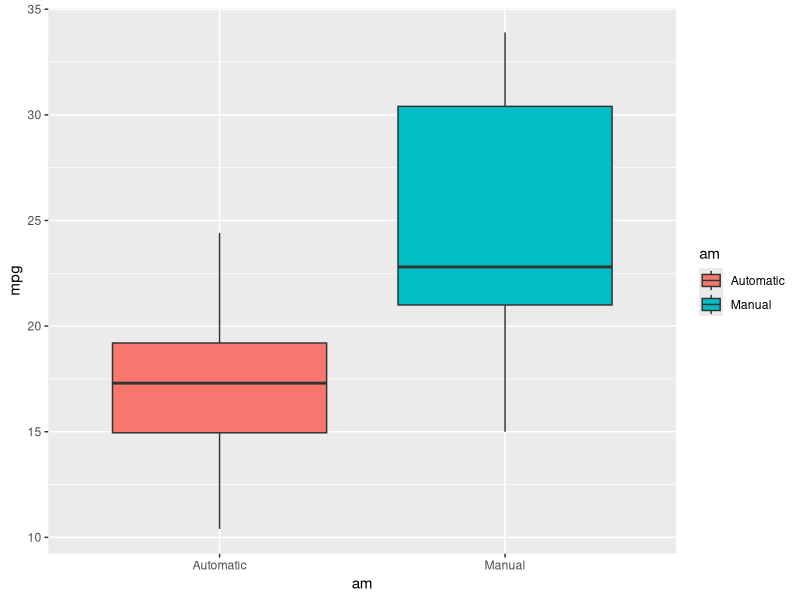
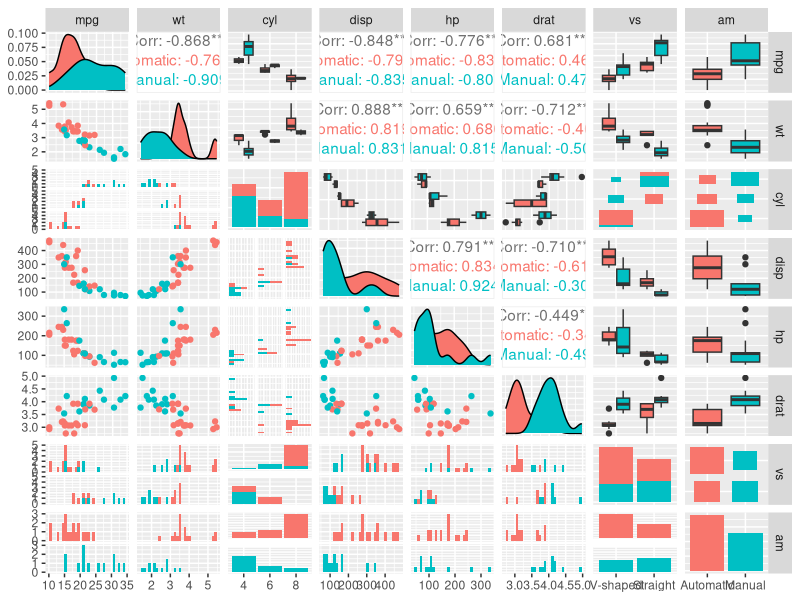
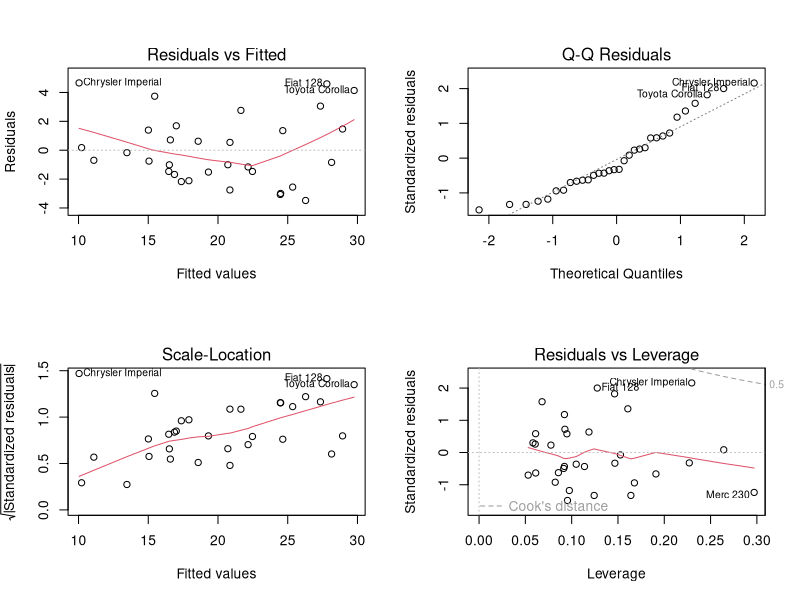

Write the R code that produced these figures, in order.
## ---- chunk 1
# Loading the required libraries from the start
library(datasets)
library(ggplot2)
library(GGally)
library(knitr)
## ---- chunk 2
# Extracting the data
data(mtcars)

# Getting all the correlations
corr_list <- cor(mtcars$mpg, mtcars)

# Converting the non-continuous variables to factor
# Converting am
mtcars$am <- as.factor(mtcars$am)
levels(mtcars$am) <- c("Automatic", "Manual")
# Converting vs
mtcars$vs <- as.factor(mtcars$vs)
levels(mtcars$vs) <- c("V-shaped", "Straight")
# Converting cyl
mtcars$cyl <- as.factor(mtcars$cyl)
# Converting gear
mtcars$gear <- as.factor(mtcars$gear)
## ---- chunk 3
# Showing info of the data
str(mtcars)
## ---- chunk 4
# Visualizing the first rows of data
kable(head(mtcars, 5))
## ---- chunk 5
# Plotting the relationship between the variables of interest
p1 <- ggplot(mtcars, aes(x=am, y=mpg))
p1 <- p1 + geom_boxplot(aes(fill = am))
p1
## ---- chunk 6
# Ordering the correlations and getting the highest-than-am ones
corr_list <- corr_list[,order(-abs(corr_list[1,]))]
corr_list
## ---- chunk 7
ind <- which(names(corr_list) == "am")
corr_var <- names(corr_list)[1:ind]
corr_var
## ---- chunk 8
# Figure 2
p2 <- ggpairs(data=mtcars[, corr_var],  mapping = ggplot2::aes(color = am))
p2
## ---- chunk 9
fit1 <- lm(mpg ~ am, mtcars)
summary(fit1)
## ---- chunk 10
fit_all <- lm(mpg ~ ., data=mtcars)
summary(fit_all)
## ---- chunk 11
fit_best <- step(fit_all, direction="both",trace=FALSE)
summary(fit_best)
## ---- chunk 12
# Plotting residuals
par(mfrow=c(2,2))
p3 <- plot(fit_best)
